Frame 1 (no input): blank canvas, image omitted
Frame 60 (the mouse pressed at the canvas centre just before this capture): blank canvas, image omitted
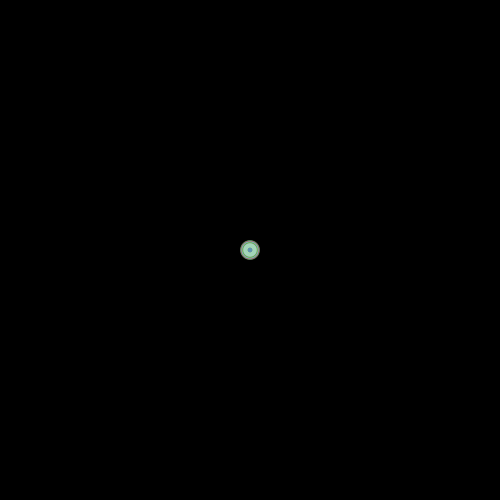
Frame 120 (the mouse held since frame 60 and released just before this capture)

The Processing sketch whose frames 1 and 60 were blank and that drew this single picture after the mouse press (run headless with seeded random() and noise(); from frame 60 on, the mouse is pressed at the canvas centre):

// Processing sketch: processing_12628
// ── processing_12628.pde

float r;
float g;
float b;
float a;

float diam;
float x;
float y;

boolean button = false;

void setup () {
  size (500, 500);
  background (0);
  smooth ();
}

void draw () {
  r = random (255);
  g = random (255);
  b = random (255);
  a = random (255);
  diam = random (20);
  //x = random (width);
  //y = random (height);

  if (keyPressed) {
    background (0); 
  }

  if (button) {
    noStroke ();
    fill (r, g, b, a);
    ellipse (mouseX, mouseY, diam, diam);
  } 

}

void mousePressed () {
  button = !button;
}
